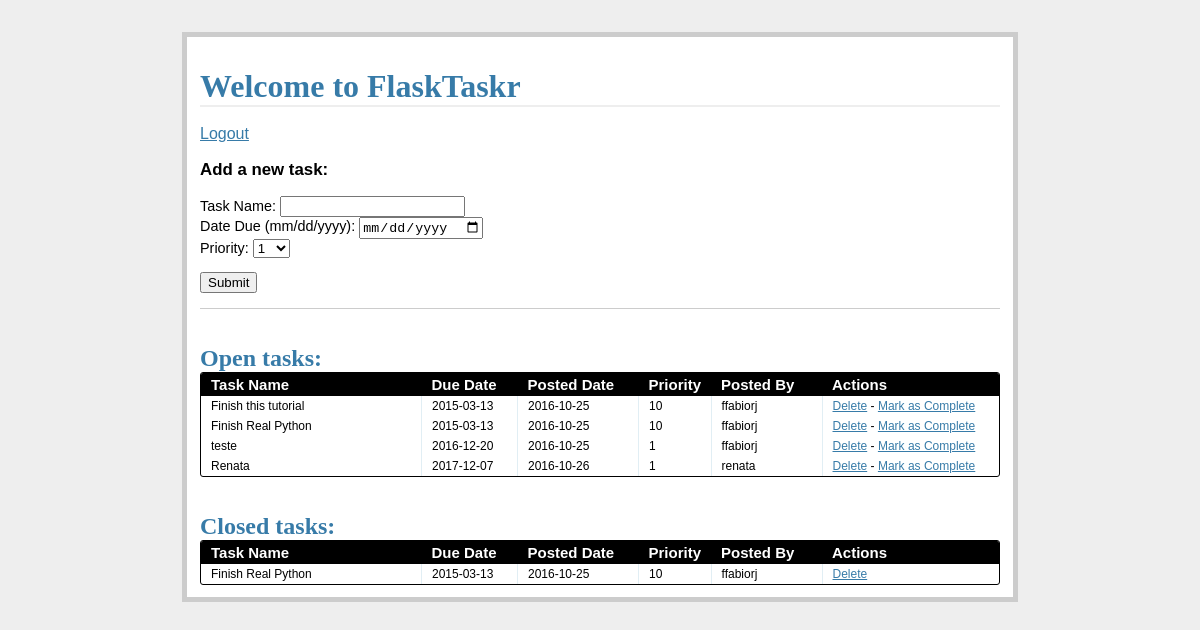
Screenshot of /tasks/ (signed in) with the database file from the repository.
### models.py (models this page shows, shortened)
class Task(db.Model):
    __tablename__ = "tasks"
    task_id = db.Column(db.Integer, primary_key=True)
    name = db.Column(db.String, nullable=False)
    due_date = db.Column(db.Date, nullable=False)
    priority = db.Column(db.Integer, nullable=False)
    posted_date = db.Column(db.Date, default=datetime.datetime.utcnow())
    status = db.Column(db.Integer)
    user_id = db.Column(db.Integer, db.ForeignKey('users.id'))

class User(db.Model):
    __tablename__ = 'users'
    id = db.Column(db.Integer, primary_key=True)
    name = db.Column(db.String, unique=True, nullable=False)
    email = db.Column(db.String, unique=True, nullable=False)
    password = db.Column(db.String, nullable=False)
    tasks = db.relationship('Task', backref='poster')

### views.py (the view)
@app.route('/tasks/')
@login_required
def tasks():
    open_tasks = db.session.query(Task) \
        .filter_by(status='1').order_by(Task.due_date.asc())
    closed_tasks = db.session.query(Task) \
        .filter_by(status='0').order_by(Task.due_date.asc())
    return render_template(
        'tasks.html',
        form=AddTaskForm(request.form),
        open_tasks=open_tasks,
        closed_tasks=closed_tasks
    )

### forms.py
class AddTaskForm(Form):
    task_id = IntegerField()
    name = StringField('Task Name', validators=[DataRequired()])
    due_date = DateField(
        'Date Due (mm/dd/yyyy)',
        validators=[DataRequired()], format='%m/%d/%Y'
    )
    priority = SelectField(
        'Priority',
        validators=[DataRequired()],
        choices=[
            ('1', '1'), ('2', '2'), ('3', '3'), ('4', '4'), ('5', '5'),
            ('6', '6'), ('7', '7'), ('8', '8'), ('9', '9'), ('10', '10')
        ]
    )
    status = IntegerField('Status')

### views.py (called while the page is built)
def login_required(test):
    @wraps(test)
    def wrap(*args, **kwargs):
        if 'logged_in' in session:
            return test(*args, **kwargs)
        else:
            flash('You need to login first.')
            return redirect(url_for('login'))
    return wrap

### templates/tasks.html (shortened to what this page needs)
{% extends "_base.html" %}
{% block content %}
<h1>Welcome to FlaskTaskr</h1>
<br>
<a href="/logout">Logout</a>
<div class="add-task">
  <h3>Add a new task:</h3>
      <form action="{{ url_for('new_task') }}" method="post">
        <p>
          {{ form.name.label }}: {{ form.name }} <br>
          {{ form.due_date.label }}: {{ form.due_date }} <br>
          {{ form.priority.label }}: {{ form.priority }}
        </p>
        <p><input type="submit" value="Submit"></p>
      </form>
</div>
<div class="entries">
  <br>
  <br>
  <h2>Open tasks:</h2>
  <div class="datagrid">
    <table>
      <thead>
        <tr>
          <th width="200px"><strong>Task Name</strong></th>
          <th width="75px"><strong>Due Date</strong></th>
          <th width="100px"><strong>Posted Date</strong></th>
          <th width="50px"><strong>Priority</strong></th>
          <th width="90px"><strong>Posted By</strong></th>
          <th><strong>Actions</strong></th>
        </tr>
      </thead>
      {% for task in open_tasks %}
        <tr>
          <td width="200px">{{ task.name }}</td>
          <td width="75px">{{ task.due_date }}</td>
          <td width="100px">{{ task.posted_date }}</td>
          <td width="50px">{{ task.priority }}</td>
          <td width="90px">{{ task.poster.name }}</td>
          <td>
            <a href="{{ url_for('delete_entry', task_id = task.task_id) }}">Delete</a>  -
            <a href="{{ url_for('complete', task_id = task.task_id) }}">Mark as Complete</a>
          </td>
        </tr>
      {% endfor %}
    </table>
  </div>
  <br>
  <br>
</div>
<div class="entries">
  <h2>Closed tasks:</h2>
  <div class="datagrid">
    <table>
      <thead>
      <tr>
        <th width="200px"><strong>Task Name</strong></th>
          <th width="75px"><strong>Due Date</strong></th>
          <th width="100px"><strong>Posted Date</strong></th>
          <th width="50px"><strong>Priority</strong></th>
          <th width="90px"><strong>Posted By</strong></th>
        <th><strong>Actions</strong></th>
        </tr>
      </thead>
      {% for task in closed_tasks %}
        <tr>
          <td width="200px">{{ task.name }}</td>
          <td width="75px">{{ task.due_date }}</td>
          <td width="100px">{{ task.posted_date }}</td>
          <td width="50px">{{ task.priority }}</td>
          <td width="90px">{{ task.poster.name }}</td>
        <td>
          <a href="{{ url_for('delete_entry', task_id = task.task_id) }}">Delete</a>
        </td>
        </tr>
      {% endfor %}
    </table>
  </div>
</div>
{% endblock %}

### templates/_base.html (shortened to what this page needs)
<!DOCTYPE html>
<html>
  <head>
    <link rel="stylesheet" href="{{ url_for('static', filename='css/main.css') }}">
  </head>
  <body>
    <div class="page">
      <br>
      {% block content %}
      {% endblock %}
    </div>
  </body>
</html>

### static/css/main.css (style rules this page uses)
body { font-family: sans-serif; background: #eee; }
a, h1, h2 { color: #377BA8; }
h1, h2 { font-family: 'Georgia', serif; margin: 0; }
h1 { border-bottom: 2px solid #eee; }
h2 { font-size: 1.5em; }
.page { margin: 2em auto; width: 50em; border: 5px solid #ccc; padding: 0.8em; background: white; }
.entries { list-style: none; margin: 0; padding: 0; }
.add-task { font-size: 0.9em; border-bottom: 1px solid #ccc; }
.datagrid table { border-collapse: collapse; text-align: left; width: 100%; }
.datagrid { background: #fff; overflow: hidden; border: 1px solid #000000; border-radius: 3px; }
.datagrid table td, .datagrid table th { padding: 3px 10px; }
.datagrid table thead th { background-color:#000000; color:#FFFFFF; font-size: 15px; font-weight: bold; }
.datagrid table thead th:first-child { border: none; }
.datagrid table tbody td { color: #000000; border-left: 1px solid #E1EEF4; font-size: 12px; font-weight: normal; }
.datagrid table tbody td:first-child { border-left: none; }
.datagrid table tbody tr:last-child td { border-bottom: none; }

### rows the page displays
Task: name "Finish this tutorial", due_date "2015-03-13", posted_date "2016-10-25", priority "10", poster.name "ffabiorj"
Task: name "Finish Real Python", due_date "2015-03-13", posted_date "2016-10-25", priority "10", poster.name "ffabiorj"
Task: name "teste", due_date "2016-12-20", posted_date "2016-10-25", priority "1", poster.name "ffabiorj"
Task: name "Renata", due_date "2017-12-07", posted_date "2016-10-26", priority "1", poster.name "renata"
Task: name "Finish Real Python", due_date "2015-03-13", posted_date "2016-10-25", priority "10", poster.name "ffabiorj"
